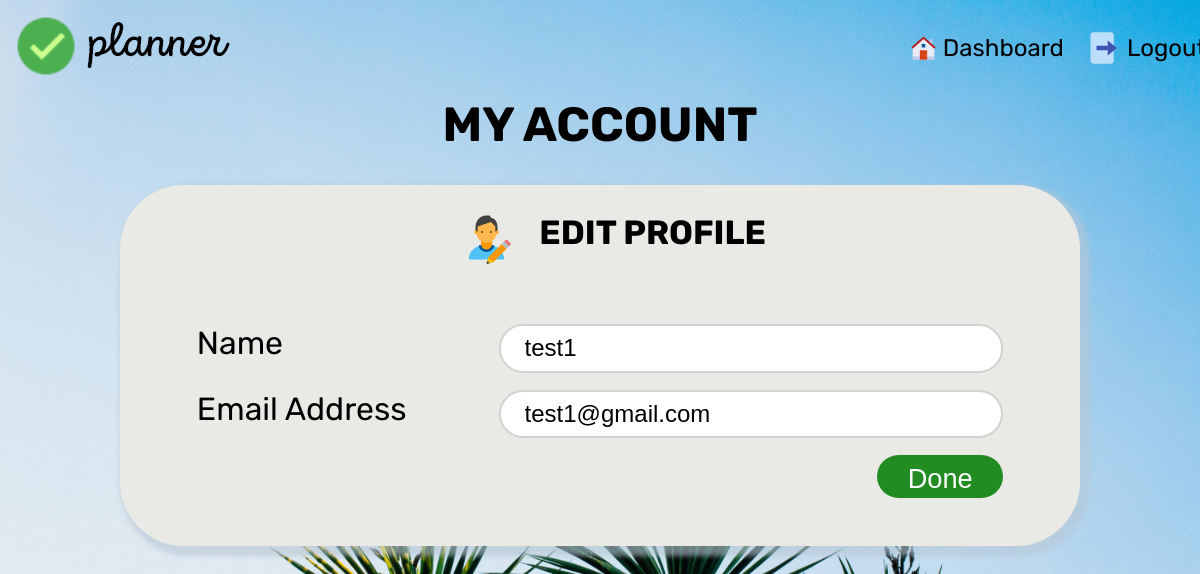
Page /profile (signed in) on the earlier database version.
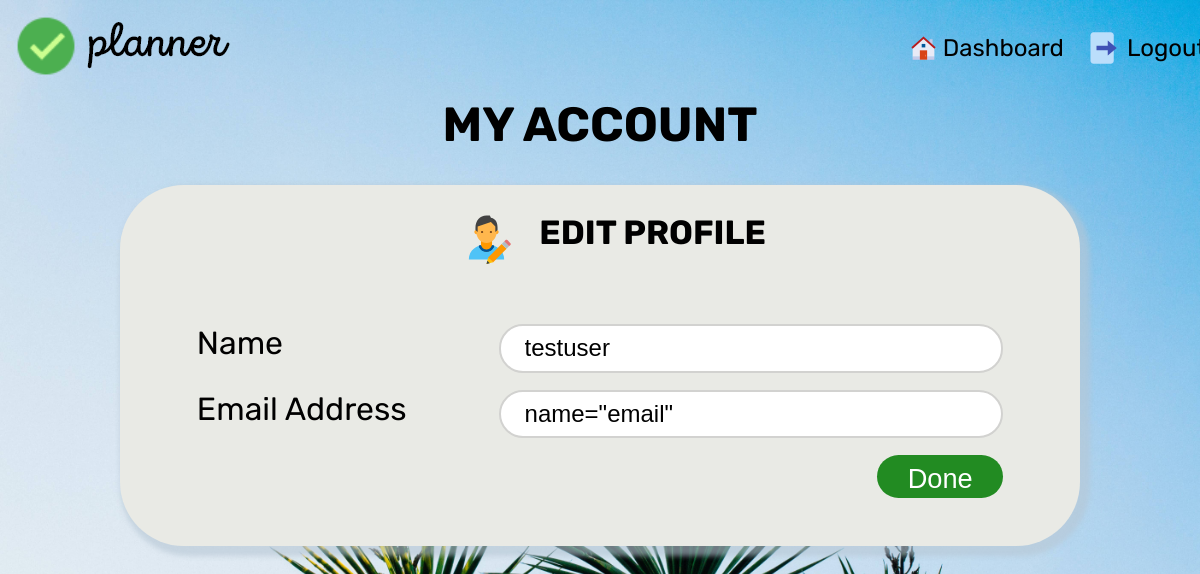
Same page on the later database version.
### app/models.py (models this page shows, shortened)
class User(UserMixin, db.Model):
    id = db.Column(db.Integer, primary_key=True ) # primary keys are required by SQLAlchemy
    email = db.Column(db.String(100), unique=True)
    password = db.Column(db.String(100))
    name = db.Column(db.String(1000))
    dashboard=db.relationship('Dashboard', backref='creator', lazy='dynamic')

### app/routes.py (the view)
@app.route('/profile')
@login_required
def profile():
    id=current_user.id
    user=User.query.filter_by(id=id).first()
    name=user.name
    email=user.email
    return render_template('profile.html', name=current_user.name, email=email)

### app/__init__.py (called while the page is built)
@login_manager.user_loader
def load_user(user_id):
    return User.query.get(int(user_id))

### app/templates/profile.html (shortened to what this page needs)
<!DOCTYPE html>
<html lang="en">
  <head>
    <link rel="stylesheet" href="/static/css/profile.css" />
  </head>
  <body class="full">
    <div class="header">
      <div class="logo">
        <a href="{{url_for('index')}}"><img src="/static/assets/icons/logo.png" alt="" /></a>
      </div>
      <div class="home">
        <div class="dashboard">
          <img src="/static/assets/icons/home_48px.svg" alt="" />
          <a href="{{url_for('dashboard')}}">Dashboard</a>
        </div>
        <div class="logout">
          <img src="/static/assets/icons/exit_48px.svg" alt="" />
          <a href="{{url_for('logout')}}">Logout</a>
        </div>
      </div>
    </div>
    <h1>MY ACCOUNT</h1>
    <div class="edit">
      <div class="title">
        <img src="/static/assets/icons/edit-profile_48px.svg" alt="" />
        <h2>EDIT PROFILE</h2>
      </div>
      <form action="" method="POST">
        <div class="details">
          <div class="name">
            <label for="">Name</label>
            <input type="text" value={{name}}  name="name"/>
          </div>
          <div class="email">
            <label for="">Email Address</label>
            <input type="text" value={{email}} name="email" />
          </div>
        </div>
        <div class="done">
          <input type="submit" name="" id="" value="Done">
        </div>
      </form>
    </div>
  </body>
</html>

### app/static/css/profile.css (style rules this page uses)
html, body { margin: 0; left: 0; height: 100%; background-image: url('/static/assets/images/my_account_bg.jpg'); background-size: 100% 100%; background-repeat: no-repeat; background-attachment: fixed; display: flex; flex-direction: column; font-family: 'Rubik', sans-serif; }
.header { display: flex; flex-direction: row; justify-content: space-between; margin: 1%; }
.logo { width: 25%; }
.home { display: flex; flex-direction: row; justify-content: space-around; width: 30%; }
.dashboard, .logout { display: flex; width: 10%; align-items: center; justify-content: space-around; }
.dashboard img { margin: 0 10%; height: auto; }
.logout img { height: 50%; margin: 0 10%; }
.home a { font-size: 1.5rem; margin-left: 5%; text-decoration: none; color: black; }
h1 { margin-top: 0; text-align: center; font-size: 3rem; }
.edit { display: flex; flex-direction: column; justify-content: space-around; background-color: #e9eae5; border-radius: 4rem; padding: 0% 5% 4% 5%; width: 70%; margin: 0% auto; position: center; box-shadow: 5px 5px 5px 5px rgba(181, 199, 211, 0.6); }
.title { display: flex; flex-direction: row; justify-content: center; width: auto; margin: 0 auto; font-size: 1.4rem; }
.title img { width: 10%; padding: 5%; }
form { display: flex; flex-direction: column; justify-content: space-around; }
.details { padding: 2% 0 1% 0; }
.name, .email, .password { margin: 2% 2% 1% 2%; display: flex; flex-direction: row; justify-content: space-around; }
label { font-size: 2rem; width: 40%; }
input { align-items: baseline; justify-content: center; margin: auto; border: 2px solid #d2d2d0; outline: none; border-radius: 1.5rem; width: 60%; height: 1.8rem; padding: 0.5rem 1.5rem; font-size: 1.5rem; }
.done { width: 100%; text-align: right; }
.done input { background-color: forestgreen; width: 15%; margin-right: 2%; padding-bottom: 2.2rem; height: 2rem; font-size: 1.7rem; border: none; outline: none; border-radius: 2rem; color: white; transition: all 0.5s; cursor: pointer; }

Differences in the rows shown:
changed User: name "test1" → "testuser"; email "test1@gmail.com" → (not shown)
Other differences:
form field value: (not shown) → "name=\"email\""
